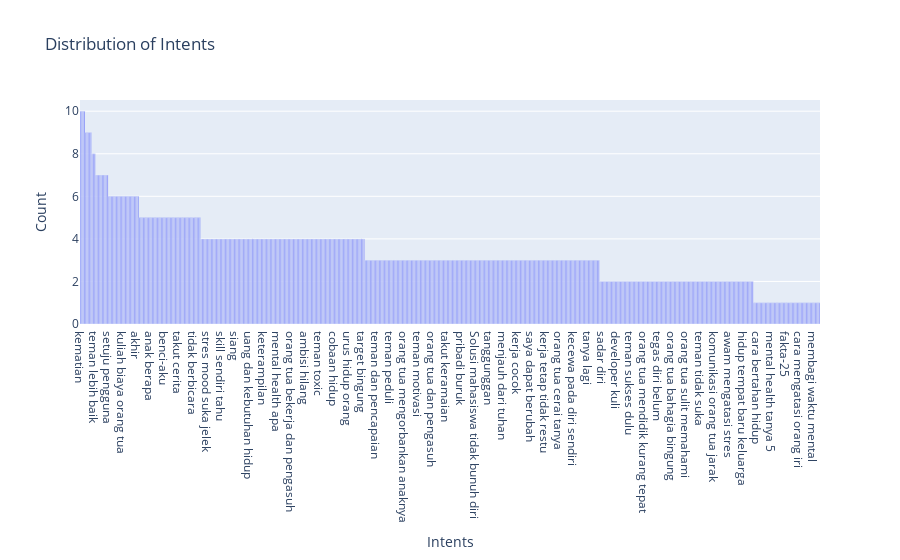

The notebook cell saved with this chart:
### Markdown cell above
# Data Visualization

### Code cell
import plotly.graph_objects as go

intent_counts = df['tag'].value_counts()
fig = go.Figure(data=[go.Bar(x=intent_counts.index, y=intent_counts.values)])
fig.update_layout(title='Distribution of Intents', xaxis_title='Intents', yaxis_title='Count')
fig.show()

### Figure 1 — Plotly figure (JSON) as saved in the notebook; plotly's stock layout.template omitted (floating-point values rounded to 4 significant figures; data arrays with more than 128 entries replaced by an {"elided": "..."} marker saying what was removed)
{"data": [{"type": "bar", "x": {"elided": "577 str values"}, "y": {"elided": "577 int values"}}], "layout": {"title": {"text": "Distribution of Intents"}, "xaxis": {"title": {"text": "Intents"}}, "yaxis": {"title": {"text": "Count"}}}}
